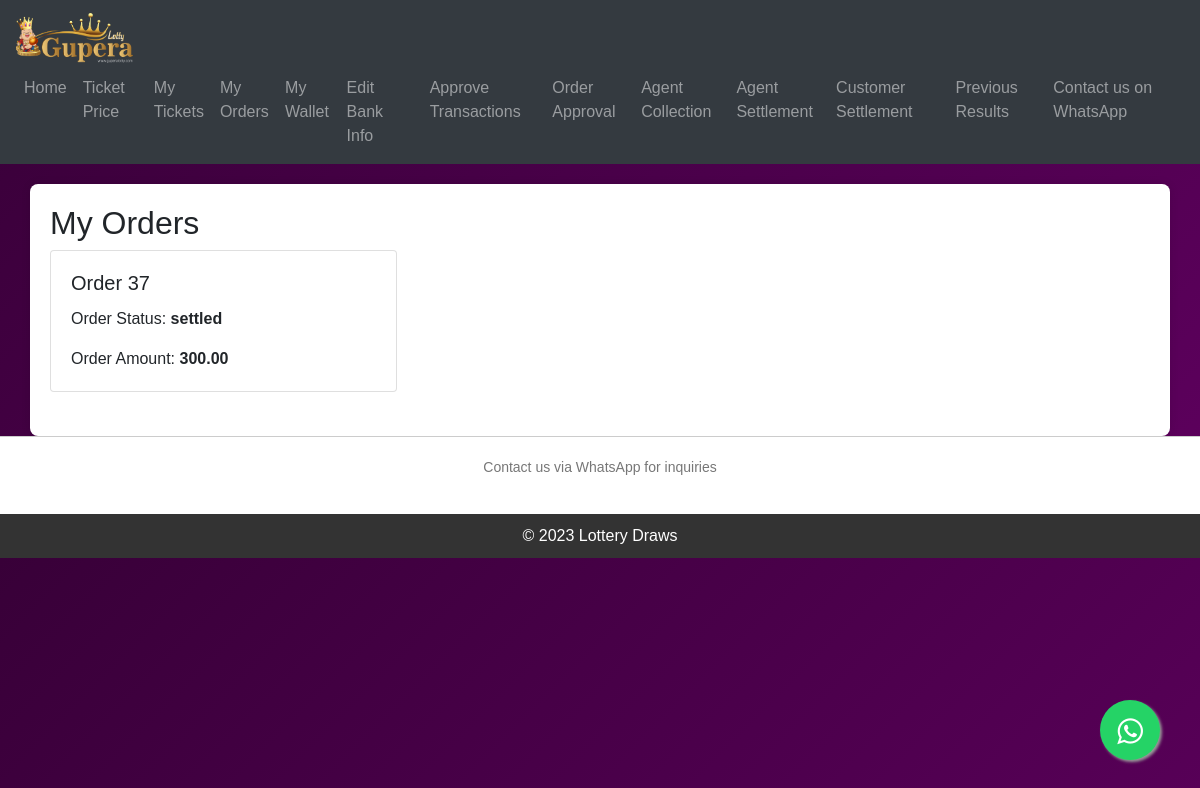
The app's page /view-orders/ (signed in), older data.
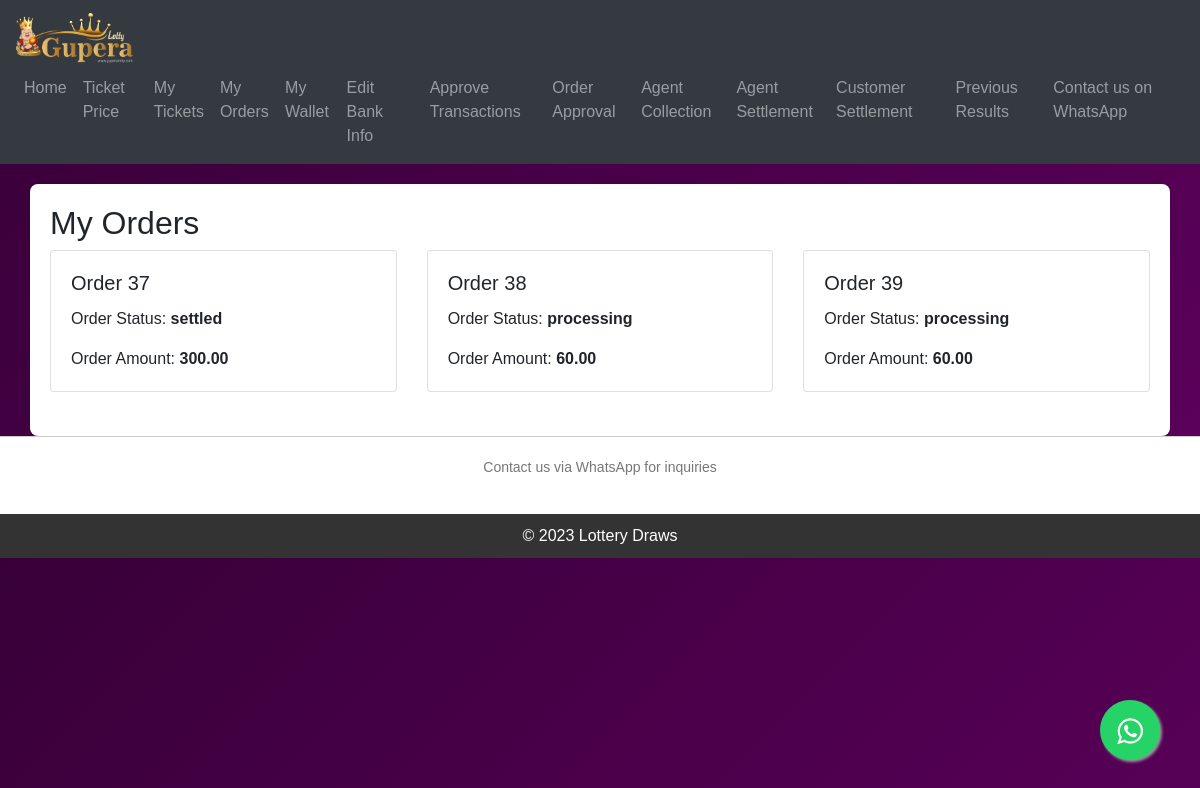
The same page, newer data.
### KuberaApp/models.py (models this page shows, shortened)
class  Order(models.Model):
    agent = models.ForeignKey(User, on_delete=models.CASCADE,blank=True,null=True)
    draw = models.ForeignKey(Draw, on_delete=models.CASCADE,blank=True,null=True)
    customer       = models.ForeignKey(User, on_delete=models.CASCADE, related_name='customer_ticket',blank=True,null=True)
    upi_transaction_reference_id = models.CharField(max_length=50,blank=True,null=True)
    payment_upi_id = models.CharField(max_length=200,blank=True,null=True)
    order_uuid     = models.UUIDField(default=uuid.uuid4, editable=False, unique=True)
    order_status   = models.CharField(choices=ORDER_STATUS,default="processing",max_length=30)
    order_total    = models.DecimalField(max_digits=10,decimal_places=2,default=0.00)
    order_date     = models.DateField(default=timezone.now)
    winning_amount = models.DecimalField(max_digits=10,decimal_places=2,default=0.00)

### KuberaApp/views.py (the view)
# urls.py: path('view-orders/', views.view_orders, name='view_orders'),
@login_required(login_url='login')
def view_orders(request):
    user = request.user
    orders = Order.objects.filter(customer=user)
    context = {'orders': orders}
    return render(request, 'kuberaapp/myorders.html', context)

### KuberaApp/context_processor.py (called while the page is built)
def website_info_context(request):
    try:
        website_info = WebsiteInfo.objects.first()  # Retrieve the first WebsiteInfo object
    except WebsiteInfo.DoesNotExist:
        website_info = None
    context = {
        'website_info': website_info
    }
    return context

### templates/kuberaapp/myorders.html (shortened to what this page needs)
{% extends 'base.html' %}
{% block content %}
<div class="container">
    <h2>My Orders</h2>
    <div class="row">
        {% for order in orders %}
        <div class="col-md-4">
            <div class="card mb-4">
                <div class="card-body">
                    <h5 class="card-title">Order {{ order.pk }}</h5>
                    <p class="card-text">Order Status: <b>{{ order.order_status }}</b></p>
                    <p class="card-text">Order Amount: <b>{{ order.order_total }}</b></p>
                </div>
            </div>
        </div>
        {% endfor %}
    </div>
</div>
{% endblock %}

Row changes from the older to the newer data that the page shows:
added Order: pk "38", order_status "processing", order_total "60.00"
added Order: pk "39", order_status "processing", order_total "60.00"
